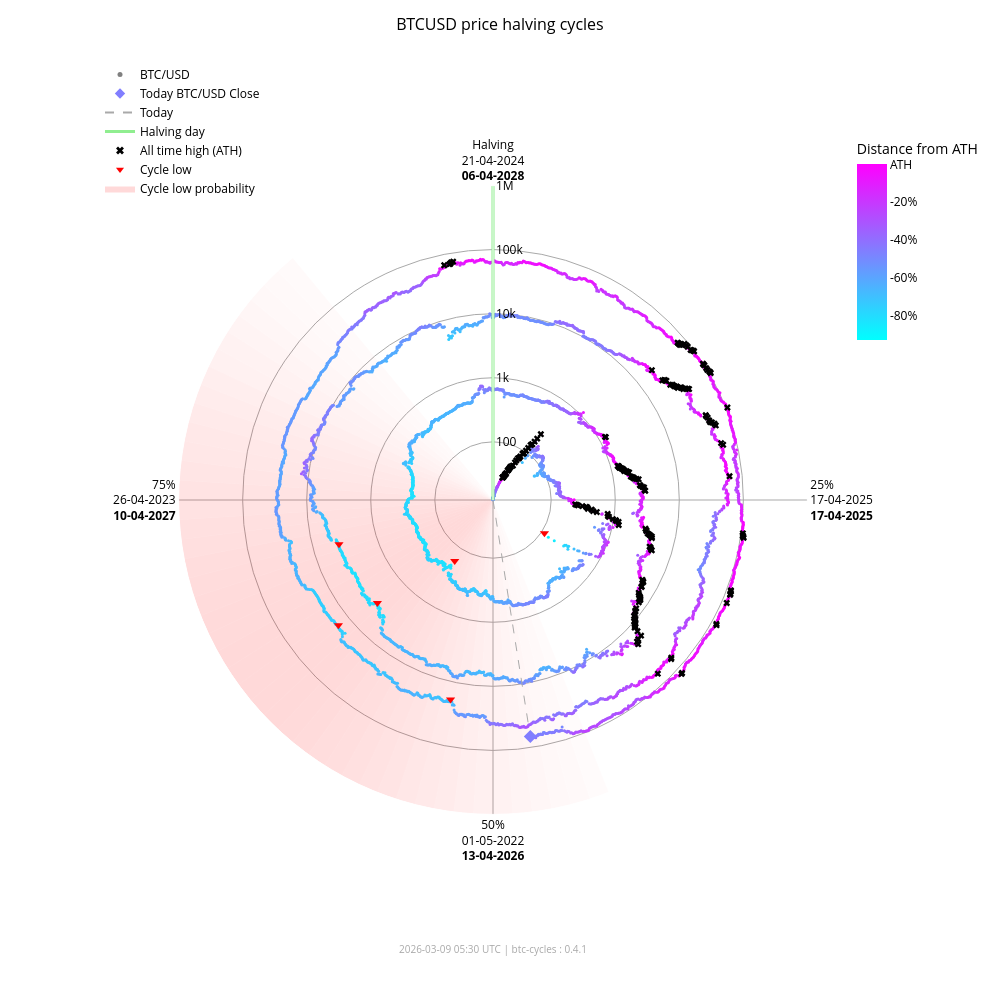

The cell this chart's notebook holds for it:
### Markdown cell above
### Interactive chart (plotly)

### Code cell
fig_interactive = btc.plot(
    kind="interactive",
    from_date="2012-11-28",
)
# plotly config for interactivity
config = {"scrollZoom": True, "displayModeBar": True}
# display in notebook
fig_interactive.show(config=config)

### Figure 1 — Plotly figure (JSON) as saved in the notebook; plotly's stock layout.template omitted (floating-point values rounded to 4 significant figures; data arrays with more than 128 entries replaced by an {"elided": "..."} marker saying what was removed)
{"data": [{"fill": "toself", "fillcolor": "rgba(255,0,0,0.017168280509461755)", "hoverinfo": "skip", "line": {"width": 0}, "mode": "lines", "r": [12.35, 1000000, 1000000, 12.35, 12.35], "showlegend": false, "theta": [158.4, 158.4, 162.0, 162.0, 158.4], "type": "scatterpolar"}, {"fill": "toself", "fillcolor": "rgba(255,0,0,0.022114794501891175)", "hoverinfo": "skip", "line": {"width": 0}, "mode": "lines", "r": [12.35, 1000000, 1000000, 12.35, 12.35], "showlegend": false, "theta": [162.0, 162.0, 165.6, 165.6, 162.0], "type": "scatterpolar"}, {"fill": "toself", "fillcolor": "rgba(255,0,0,0.02790404259511669)", "hoverinfo": "skip", "line": {"width": 0}, "mode": "lines", "r": [12.35, 1000000, 1000000, 12.35, 12.35], "showlegend": false, "theta": [165.6, 165.6, 169.2, 169.2, 165.6], "type": "scatterpolar"}, {"fill": "toself", "fillcolor": "rgba(255,0,0,0.034518294852420334)", "hoverinfo": "skip", "line": {"width": 0}, "mode": "lines", "r": [12.35, 1000000, 1000000, 12.35, 12.35], "showlegend": false, "theta": [169.2, 169.2, 172.8, 172.8, 169.2], "type": "scatterpolar"}, {"fill": "toself", "fillcolor": "rgba(255,0,0,0.041901979682821514)", "hoverinfo": "skip", "line": {"width": 0}, "mode": "lines", "r": [12.35, 1000000, 1000000, 12.35, 12.35], "showlegend": false, "theta": [172.8, 172.8, 176.4, 176.4, 172.8], "type": "scatterpolar"}, {"fill": "toself", "fillcolor": "rgba(255,0,0,0.04996405861294358)", "hoverinfo": "skip", "line": {"width": 0}, "mode": "lines", "r": [12.35, 1000000, 1000000, 12.35, 12.35], "showlegend": false, "theta": [176.4, 176.4, 180.0, 180.0, 176.4], "type": "scatterpolar"}, {"fill": "toself", "fillcolor": "rgba(255,0,0,0.05858349692240514)", "hoverinfo": "skip", "line": {"width": 0}, "mode": "lines", "r": [12.35, 1000000, 1000000, 12.35, 12.35], "showlegend": false, "theta": [180.0, 180.0, 183.6, 183.6, 180.0], "type": "scatterpolar"}, {"fill": "toself", "fillcolor": "rgba(255,0,0,0.06761662035375064)", "hoverinfo": "skip", "line": {"width": 0}, "mode": "lines", "r": [12.35, 1000000, 1000000, 12.35, 12.35], "showlegend": false, "theta": [183.6, 183.6, 187.2, 187.2, 183.6], "type": "scatterpolar"}, {"fill": "toself", "fillcolor": "rgba(255,0,0,0.07690481219944661)", "hoverinfo": "skip", "line": {"width": 0}, "mode": "lines", "r": [12.35, 1000000, 1000000, 12.35, 12.35], "showlegend": false, "theta": [187.2, 187.2, 190.8, 190.8, 187.2], "type": "scatterpolar"}, {"fill": "toself", "fillcolor": "rgba(255,0,0,0.08628112000611096)", "hoverinfo": "skip", "line": {"width": 0}, "mode": "lines", "r": [12.35, 1000000, 1000000, 12.35, 12.35], "showlegend": false, "theta": [190.8, 190.8, 194.4, 194.4, 190.8], "type": "scatterpolar"}, {"fill": "toself", "fillcolor": "rgba(255,0,0,0.09557490841018089)", "hoverinfo": "skip", "line": {"width": 0}, "mode": "lines", "r": [12.35, 1000000, 1000000, 12.35, 12.35], "showlegend": false, "theta": [194.4, 194.4, 198.0, 198.0, 194.4], "type": "scatterpolar"}, {"fill": "toself", "fillcolor": "rgba(255,0,0,0.10461455782963762)", "hoverinfo": "skip", "line": {"width": 0}, "mode": "lines", "r": [12.35, 1000000, 1000000, 12.35, 12.35], "showlegend": false, "theta": [198.0, 198.0, 201.6, 201.6, 198.0], "type": "scatterpolar"}, {"fill": "toself", "fillcolor": "rgba(255,0,0,0.11322908719652829)", "hoverinfo": "skip", "line": {"width": 0}, "mode": "lines", "r": [12.35, 1000000, 1000000, 12.35, 12.35], "showlegend": false, "theta": [201.6, 201.6, 205.2, 205.2, 201.6], "type": "scatterpolar"}, {"fill": "toself", "fillcolor": "rgba(255,0,0,0.12125015337052986)", "hoverinfo": "skip", "line": {"width": 0}, "mode": "lines", "r": [12.35, 1000000, 1000000, 12.35, 12.35], "showlegend": false, "theta": [205.2, 205.2, 208.8, 208.8, 205.2], "type": "scatterpolar"}, {"fill": "toself", "fillcolor": "rgba(255,0,0,0.12851590515331976)", "hoverinfo": "skip", "line": {"width": 0}, "mode": "lines", "r": [12.35, 1000000, 1000000, 12.35, 12.35], "showlegend": false, "theta": [208.8, 208.8, 212.4, 212.4, 208.8], "type": "scatterpolar"}, {"fill": "toself", "fillcolor": "rgba(255,0,0,0.13487757461161184)", "hoverinfo": "skip", "line": {"width": 0}, "mode": "lines", "r": [12.35, 1000000, 1000000, 12.35, 12.35], "showlegend": false, "theta": [212.4, 212.4, 216.0, 216.0, 212.4], "type": "scatterpolar"}, {"fill": "toself", "fillcolor": "rgba(255,0,0,0.14020862181849592)", "hoverinfo": "skip", "line": {"width": 0}, "mode": "lines", "r": [12.35, 1000000, 1000000, 12.35, 12.35], "showlegend": false, "theta": [216.0, 216.0, 219.6, 219.6, 216.0], "type": "scatterpolar"}, {"fill": "toself", "fillcolor": "rgba(255,0,0,0.14441504950654527)", "hoverinfo": "skip", "line": {"width": 0}, "mode": "lines", "r": [12.35, 1000000, 1000000, 12.35, 12.35], "showlegend": false, "theta": [219.6, 219.6, 223.2, 223.2, 219.6], "type": "scatterpolar"}, {"fill": "toself", "fillcolor": "rgba(255,0,0,0.14744459351271713)", "hoverinfo": "skip", "line": {"width": 0}, "mode": "lines", "r": [12.35, 1000000, 1000000, 12.35, 12.35], "showlegend": false, "theta": [223.2, 223.2, 226.8, 226.8, 223.2], "type": "scatterpolar"}, {"fill": "toself", "fillcolor": "rgba(255,0,0,0.14929223192296423)", "hoverinfo": "skip", "line": {"width": 0}, "mode": "lines", "r": [12.35, 1000000, 1000000, 12.35, 12.35], "showlegend": false, "theta": [226.8, 226.8, 230.4, 230.4, 226.8], "type": "scatterpolar"}, {"fill": "toself", "fillcolor": "rgba(255,0,0,0.15)", "hoverinfo": "skip", "line": {"width": 0}, "mode": "lines", "r": [12.35, 1000000, 1000000, 12.35, 12.35], "showlegend": false, "theta": [230.4, 230.4, 234.0, 234.0, 230.4], "type": "scatterpolar"}, {"fill": "toself", "fillcolor": "rgba(255,0,0,0.14965033825231114)", "hoverinfo": "skip", "line": {"width": 0}, "mode": "lines", "r": [12.35, 1000000, 1000000, 12.35, 12.35], "showlegend": false, "theta": [234.0, 234.0, 237.6, 237.6, 234.0], "type": "scatterpolar"}, {"fill": "toself", "fillcolor": "rgba(255,0,0,0.14835378057909807)", "hoverinfo": "skip", "line": {"width": 0}, "mode": "lines", "r": [12.35, 1000000, 1000000, 12.35, 12.35], "showlegend": false, "theta": [237.6, 237.6, 241.2, 241.2, 237.6], "type": "scatterpolar"}, {"fill": "toself", "fillcolor": "rgba(255,0,0,0.14623322283554635)", "hoverinfo": "skip", "line": {"width": 0}, "mode": "lines", "r": [12.35, 1000000, 1000000, 12.35, 12.35], "showlegend": false, "theta": [241.2, 241.2, 244.8, 244.8, 241.2], "type": "scatterpolar"}, {"fill": "toself", "fillcolor": "rgba(255,0,0,0.1434078538226231)", "hoverinfo": "skip", "line": {"width": 0}, "mode": "lines", "r": [12.35, 1000000, 1000000, 12.35, 12.35], "showlegend": false, "theta": [244.8, 244.8, 248.4, 248.4, 244.8], "type": "scatterpolar"}, {"fill": "toself", "fillcolor": "rgba(255,0,0,0.13997983179373427)", "hoverinfo": "skip", "line": {"width": 0}, "mode": "lines", "r": [12.35, 1000000, 1000000, 12.35, 12.35], "showlegend": false, "theta": [248.4, 248.4, 252.0, 252.0, 248.4], "type": "scatterpolar"}, {"fill": "toself", "fillcolor": "rgba(255,0,0,0.13602598258454268)", "hoverinfo": "skip", "line": {"width": 0}, "mode": "lines", "r": [12.35, 1000000, 1000000, 12.35, 12.35], "showlegend": false, "theta": [252.0, 252.0, 255.6, 255.6, 252.0], "type": "scatterpolar"}, {"fill": "toself", "fillcolor": "rgba(255,0,0,0.13159547355344953)", "hoverinfo": "skip", "line": {"width": 0}, "mode": "lines", "r": [12.35, 1000000, 1000000, 12.35, 12.35], "showlegend": false, "theta": [255.6, 255.6, 259.2, 259.2, 255.6], "type": "scatterpolar"}, {"fill": "toself", "fillcolor": "rgba(255,0,0,0.12671301775492697)", "hoverinfo": "skip", "line": {"width": 0}, "mode": "lines", "r": [12.35, 1000000, 1000000, 12.35, 12.35], "showlegend": false, "theta": [259.2, 259.2, 262.8, 262.8, 259.2], "type": "scatterpolar"}, {"fill": "toself", "fillcolor": "rgba(255,0,0,0.12138610149219965)", "hoverinfo": "skip", "line": {"width": 0}, "mode": "lines", "r": [12.35, 1000000, 1000000, 12.35, 12.35], "showlegend": false, "theta": [262.8, 262.8, 266.4, 266.4, 262.8], "type": "scatterpolar"}, {"fill": "toself", "fillcolor": "rgba(255,0,0,0.1156142551644921)", "hoverinfo": "skip", "line": {"width": 0}, "mode": "lines", "r": [12.35, 1000000, 1000000, 12.35, 12.35], "showlegend": false, "theta": [266.4, 266.4, 270.0, 270.0, 266.4], "type": "scatterpolar"}, {"fill": "toself", "fillcolor": "rgba(255,0,0,0.10939851441251548)", "hoverinfo": "skip", "line": {"width": 0}, "mode": "lines", "r": [12.35, 1000000, 1000000, 12.35, 12.35], "showlegend": false, "theta": [270.0, 270.0, 273.6, 273.6, 270.0], "type": "scatterpolar"}, {"fill": "toself", "fillcolor": "rgba(255,0,0,0.10274974912946185)", "hoverinfo": "skip", "line": {"width": 0}, "mode": "lines", "r": [12.35, 1000000, 1000000, 12.35, 12.35], "showlegend": false, "theta": [273.6, 273.6, 277.2, 277.2, 273.6], "type": "scatterpolar"}, {"fill": "toself", "fillcolor": "rgba(255,0,0,0.09569517349791425)", "hoverinfo": "skip", "line": {"width": 0}, "mode": "lines", "r": [12.35, 1000000, 1000000, 12.35, 12.35], "showlegend": false, "theta": [277.2, 277.2, 280.8, 280.8, 277.2], "type": "scatterpolar"}, {"fill": "toself", "fillcolor": "rgba(255,0,0,0.08828282625646727)", "hoverinfo": "skip", "line": {"width": 0}, "mode": "lines", "r": [12.35, 1000000, 1000000, 12.35, 12.35], "showlegend": false, "theta": [280.8, 280.8, 284.4, 284.4, 280.8], "type": "scatterpolar"}, {"fill": "toself", "fillcolor": "rgba(255,0,0,0.08058400018765345)", "hoverinfo": "skip", "line": {"width": 0}, "mode": "lines", "r": [12.35, 1000000, 1000000, 12.35, 12.35], "showlegend": false, "theta": [284.4, 284.4, 288.0, 288.0, 284.4], "type": "scatterpolar"}, {"fill": "toself", "fillcolor": "rgba(255,0,0,0.07269354608292704)", "hoverinfo": "skip", "line": {"width": 0}, "mode": "lines", "r": [12.35, 1000000, 1000000, 12.35, 12.35], "showlegend": false, "theta": [288.0, 288.0, 291.6, 291.6, 288.0], "type": "scatterpolar"}, {"fill": "toself", "fillcolor": "rgba(255,0,0,0.06472784449068783)", "hoverinfo": "skip", "line": {"width": 0}, "mode": "lines", "r": [12.35, 1000000, 1000000, 12.35, 12.35], "showlegend": false, "theta": [291.6, 291.6, 295.2, 295.2, 291.6], "type": "scatterpolar"}, {"fill": "toself", "fillcolor": "rgba(255,0,0,0.05682021976743955)", "hoverinfo": "skip", "line": {"width": 0}, "mode": "lines", "r": [12.35, 1000000, 1000000, 12.35, 12.35], "showlegend": false, "theta": [295.2, 295.2, 298.8, 298.8, 295.2], "type": "scatterpolar"}, {"fill": "toself", "fillcolor": "rgba(255,0,0,0.04911378436707333)", "hoverinfo": "skip", "line": {"width": 0}, "mode": "lines", "r": [12.35, 1000000, 1000000, 12.35, 12.35], "showlegend": false, "theta": [298.8, 298.8, 302.4, 302.4, 298.8], "type": "scatterpolar"}, {"fill": "toself", "fillcolor": "rgba(255,0,0,0.04175213714896469)", "hoverinfo": "skip", "line": {"width": 0}, "mode": "lines", "r": [12.35, 1000000, 1000000, 12.35, 12.35], "showlegend": false, "theta": [302.4, 302.4, 306.0, 306.0, 302.4], "type": "scatterpolar"}, {"fill": "toself", "fillcolor": "rgba(255,0,0,0.034868865657538876)", "hoverinfo": "skip", "line": {"width": 0}, "mode": "lines", "r": [12.35, 1000000, 1000000, 12.35, 12.35], "showlegend": false, "theta": [306.0, 306.0, 309.6, 309.6, 306.0], "type": "scatterpolar"}, {"fill": "toself", "fillcolor": "rgba(255,0,0,0.02857722515334582)", "hoverinfo": "skip", "line": {"width": 0}, "mode": "lines", "r": [12.35, 1000000, 1000000, 12.35, 12.35], "showlegend": false, "theta": [309.6, 309.6, 313.2, 313.2, 309.6], "type": "scatterpolar"}, {"fill": "toself", "fillcolor": "rgba(255,0,0,0.022961515313555197)", "hoverinfo": "skip", "line": {"width": 0}, "mode": "lines", "r": [12.35, 1000000, 1000000, 12.35, 12.35], "showlegend": false, "theta": [313.2, 313.2, 316.8, 316.8, 313.2], "type": "scatterpolar"}, {"fill": "toself", "fillcolor": "rgba(255,0,0,0.01807146942917362)", "hoverinfo": "skip", "line": {"width": 0}, "mode": "lines", "r": [12.35, 1000000, 1000000, 12.35, 12.35], "showlegend": false, "theta": [316.8, 316.8, 320.4, 320.4, 316.8], "type": "scatterpolar"}, {"hoverinfo": "text", "marker": {"color": {"elided": "4850 str values"}, "size": 3}, "mode": "markers", "r": {"elided": "4850 float values"}, "showlegend": false, "text": {"elided": "4850 str values"}, "theta": {"elided": "4850 float values"}, "type": "scatterpolar"}, {"hoverinfo": "skip", "line": {"color": "lightgreen", "width": 3}, "mode": "lines", "r": [12.35, 1000000], "showlegend": false, "theta": [0, 0], "type": "scatterpolar"}, {"hoverinfo": "skip", "line": {"color": "darkgrey", "dash": "dash", "width": 1}, "mode": "lines", "r": [12.35, 67400.0], "showlegend": false, "theta": [171.0, 171.0], "type": "scatterpolar"}, {"hoverinfo": "text", "marker": {"color": "#817eff", "size": 10, "symbol": "diamond"}, "mode": "markers", "r": [67400.0], "showlegend": false, "text": ["Today<br>Date: 2026-03-09<br>Price: $67,395.19"], "theta": [171.0], "type": "scatterpolar"}, {"hoverinfo": "text", "marker": {"color": "black", "size": 6, "symbol": "x"}, "mode": "markers", "r": {"elided": "195 float values"}, "showlegend": false, "text": {"elided": "195 str values"}, "theta": {"elided": "195 float values"}, "type": "scatterpolar"}, {"hoverinfo": "text", "marker": {"color": "red", "size": 8, "symbol": "triangle-down"}, "mode": "markers", "r": [111.6, 164.9, 3233.0, 3925.0, 18950.0, 15760.0], "showlegend": false, "text": ["Cycle Low<br>Date: 2014-02-21<br>Price: $111.56<br>ATH distance: -91.0%", "Cycle Low<br>Date: 2015-01-14<br>Price: $164.92<br>ATH distance: -86.7%", "Cycle Low<br>Date: 2018-12-15<br>Price: $3,232.51<br>ATH distance: -83.3%", "Cycle Low<br>Date: 2019-03-25<br>Price: $3,924.55<br>ATH distance: -79.7%", "Cycle Low<br>Date: 2022-06-18<br>Price: $18,954.25<br>ATH distance: -71.9%", "Cycle Low<br>Date: 2022-11-21<br>Price: $15,760.19<br>ATH distance: -76.7%"], "theta": [122.8, 212.1, 228.3, 254.0, 192.0, 231.0], "type": "scatterpolar"}, {"marker": {"color": "grey", "size": 5}, "mode": "markers", "name": "BTC/USD", "r": [null], "theta": [null], "type": "scatterpolar"}, {"marker": {"color": "#817eff", "size": 8, "symbol": "diamond"}, "mode": "markers", "name": "Today BTC/USD Close", "r": [null], "theta": [null], "type": "scatterpolar"}, {"line": {"color": "darkgrey", "dash": "dash"}, "mode": "lines", "name": "Today", "r": [null], "theta": [null], "type": "scatterpolar"}, {"line": {"color": "lightgreen", "width": 3}, "mode": "lines", "name": "Halving day", "r": [null], "theta": [null], "type": "scatterpolar"}, {"marker": {"color": "black", "size": 7, "symbol": "x"}, "mode": "markers", "name": "All time high (ATH)", "r": [null], "theta": [null], "type": "scatterpolar"}, {"marker": {"color": "red", "size": 7, "symbol": "triangle-down"}, "mode": "markers", "name": "Cycle low", "r": [null], "theta": [null], "type": "scatterpolar"}, {"fill": "toself", "fillcolor": "rgba(255,0,0,0.15)", "line": {"width": 0}, "mode": "lines", "name": "Cycle low probability", "r": [null], "theta": [null], "type": "scatterpolar"}, {"hoverinfo": "skip", "marker": {"cmax": 0, "cmin": -0.9307, "color": [0], "colorbar": {"len": 0.25, "ticktext": ["ATH", "-20%", "-40%", "-60%", "-80%", "-100%"], "tickvals": [0, -0.2, -0.4, -0.6, -0.8, -1.0], "title": {"text": "Distance from ATH"}, "x": 0.95, "y": 0.92, "yanchor": "top"}, "colorscale": {"elided": "256x2 mixed values"}, "showscale": true, "size": 0}, "mode": "markers", "r": [null], "showlegend": false, "theta": [null], "type": "scatterpolar"}], "layout": {"annotations": [{"font": {"color": "darkgrey", "size": 10}, "showarrow": false, "text": "2026-03-09 05:30 UTC | btc-cycles : 0.4.1", "x": 0.5, "xref": "paper", "y": -0.02, "yref": "paper"}], "font": {"color": "black"}, "height": 1000, "legend": {"bgcolor": "rgba(0,0,0,0)", "font": {"color": "black"}, "x": 0.0, "y": 1.0}, "margin": {"b": 60, "l": 100, "r": 80, "t": 60}, "paper_bgcolor": "white", "plot_bgcolor": "white", "polar": {"angularaxis": {"color": "black", "direction": "clockwise", "gridcolor": "darkgrey", "rotation": 90, "ticktext": ["Halving<br>21-04-2024<br><b>06-04-2028</b>", "25%<br>17-04-2025<br><b>17-04-2025</b>", "50%<br>01-05-2022<br><b>13-04-2026</b>", "75%<br>26-04-2023<br><b>10-04-2027</b>"], "tickvals": [0, 90, 180, 270]}, "bgcolor": "white", "domain": {"x": [0.1, 0.9], "y": [0.05, 0.95]}, "radialaxis": {"angle": 90, "color": "black", "gridcolor": "darkgrey", "range": [1.092, 6.0], "tickangle": 90, "ticktext": ["100", "1k", "10k", "100k", "1M"], "tickvals": [100, 1000, 10000, 100000, 1000000], "type": "log"}}, "title": {"font": {"color": "black", "size": 16}, "text": "BTCUSD price halving cycles", "x": 0.5}, "width": 1000}}
